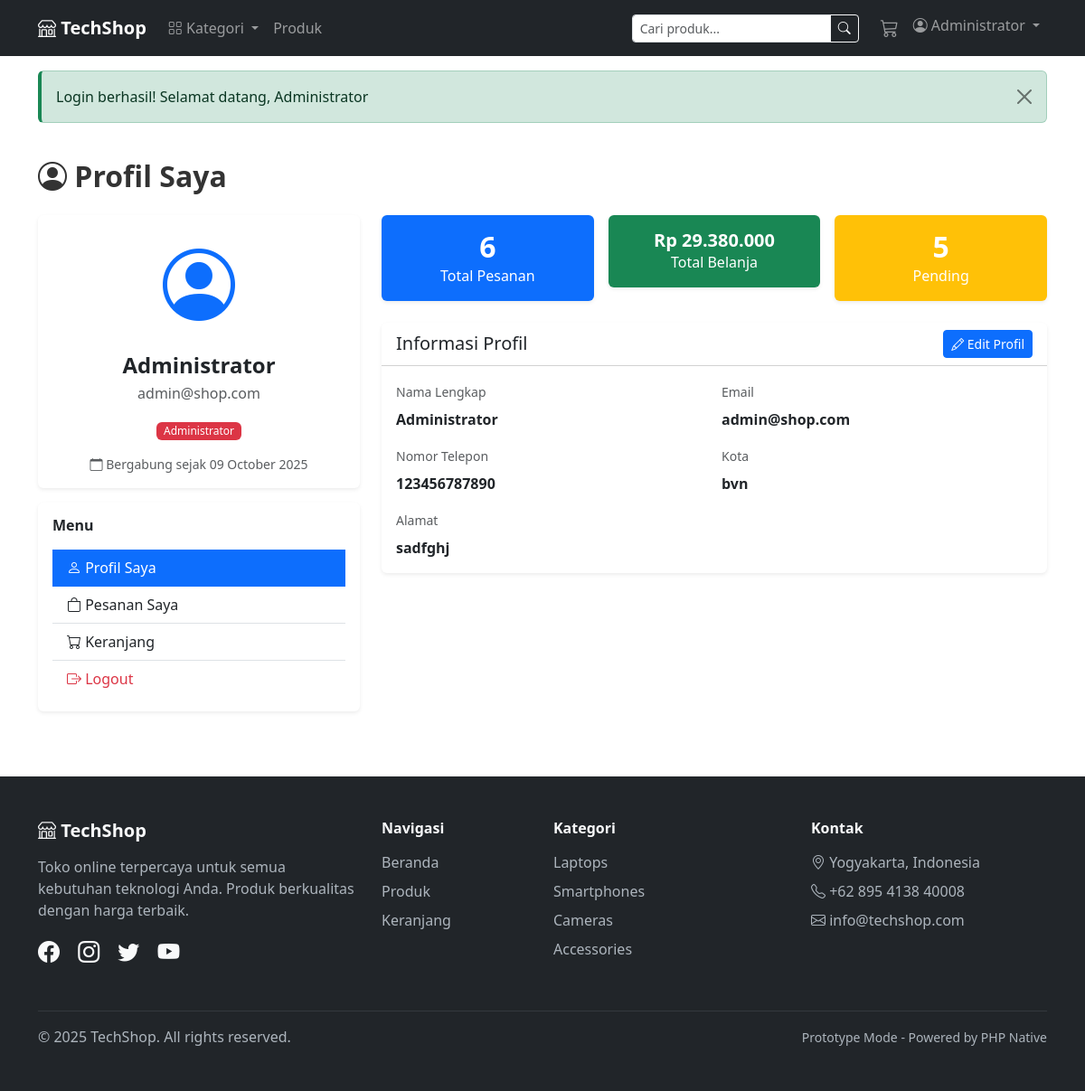
/user/index.php (signed in), run on the app's committed database.
### tables this page shows
CREATE TABLE `users` (
  `id` int(11) NOT NULL,
  `name` varchar(100) NOT NULL,
  `email` varchar(100) NOT NULL,
  `password` varchar(255) NOT NULL COMMENT 'Prototype: MD5 hash (HARUS MIGRASI ke password_hash)',
  `is_admin` tinyint(1) DEFAULT 0 COMMENT '0=Customer, 1=Admin',
  `created_at` timestamp NULL DEFAULT current_timestamp()
);

CREATE TABLE `user_info` (
  `id` int(11) NOT NULL,
  `user_id` int(11) NOT NULL,
  `first_name` varchar(100) DEFAULT NULL,
  `last_name` varchar(100) DEFAULT NULL,
  `address` text DEFAULT NULL,
  `phone` varchar(20) DEFAULT NULL,
  `city` varchar(100) DEFAULT NULL,
  `postal_code` varchar(10) DEFAULT NULL
);

### db.php (called while the page is built, shortened)
<?php
function clean($string) {
    return htmlspecialchars(trim($string), ENT_QUOTES, 'UTF-8');
}
?>

### config.php (called while the page is built, shortened)
<?php
function format_rupiah($number) {
    return "Rp " . number_format($number, 0, ',', '.');
}
?>

### user/index.php (the view, shortened to what this page needs)
<?php
require_once '../db.php';
require_once '../config.php';
$user_id = $_SESSION['user_id'];
$user_query = "SELECT u.*, ui.*
               FROM users u
               LEFT JOIN user_info ui ON u.id = ui.user_id
               WHERE u.id = $user_id";
$user_result = mysqli_query($conn, $user_query);
$user = mysqli_fetch_assoc($user_result);
$stats = [];
$orders_query = "SELECT COUNT(*) as total FROM orders WHERE user_id = $user_id";
$result = mysqli_query($conn, $orders_query);
$stats['orders'] = mysqli_fetch_assoc($result)['total'];
$spent_query = "SELECT SUM(total) as total FROM orders WHERE user_id = $user_id AND status != 'cancelled'";
$result = mysqli_query($conn, $spent_query);
$stats['spent'] = mysqli_fetch_assoc($result)['total'] ?? 0;
$pending_query = "SELECT COUNT(*) as total FROM orders WHERE user_id = $user_id AND status = 'pending'";
$result = mysqli_query($conn, $pending_query);
$stats['pending'] = mysqli_fetch_assoc($result)['total'];
include '../header.php';
?>
<div class="container py-4">
    <h2 class="fw-bold mb-4"><i class="bi bi-person-circle"></i> Profil Saya</h2>
    <div class="row g-4">
        <div class="col-lg-4">
            <div class="card border-0 shadow-sm">
                <div class="card-body text-center">
                    <div class="mb-3">
                        <i class="bi bi-person-circle text-primary" style="font-size: 5rem;"></i>
                    </div>
                    <h4 class="fw-bold mb-1"><?php echo clean($user['name']); ?></h4>
                    <p class="text-muted mb-3"><?php echo clean($user['email']); ?></p>
                    <?php if ($user['is_admin'] == 1): ?>
                        <span class="badge bg-danger mb-3">Administrator</span>
                    <?php else: ?>
                        <span class="badge bg-primary mb-3">Customer</span>
                    <?php endif; ?>
                    <p class="small text-muted mb-0">
                        <i class="bi bi-calendar"></i>
                        Bergabung sejak <?php echo date('d F Y', strtotime($user['created_at'])); ?>
                    </p>
                </div>
            </div>
            <div class="card border-0 shadow-sm mt-3">
                <div class="card-body">
                    <h6 class="fw-bold mb-3">Menu</h6>
                    <div class="list-group list-group-flush">
                        <a href="<?php echo BASE_URL; ?>/user/index.php" class="list-group-item list-group-item-action active">
                            <i class="bi bi-person"></i> Profil Saya
                        </a>
                        <a href="<?php echo BASE_URL; ?>/user/orders.php" class="list-group-item list-group-item-action">
                            <i class="bi bi-bag"></i> Pesanan Saya
                        </a>
                        <a href="<?php echo BASE_URL; ?>/cart.php" class="list-group-item list-group-item-action">
                            <i class="bi bi-cart"></i> Keranjang
                        </a>
                        <a href="<?php echo BASE_URL; ?>/logout.php" class="list-group-item list-group-item-action text-danger">
                            <i class="bi bi-box-arrow-right"></i> Logout
                        </a>
                    </div>
                </div>
            </div>
        </div>
        <div class="col-lg-8">
            <div class="row g-3 mb-4">
                <div class="col-md-4">
                    <div class="card border-0 shadow-sm bg-primary text-white">
                        <div class="card-body text-center">
                            <h2 class="fw-bold mb-0"><?php echo $stats['orders']; ?></h2>
                            <p class="mb-0">Total Pesanan</p>
                        </div>
                    </div>
                </div>
                <div class="col-md-4">
                    <div class="card border-0 shadow-sm bg-success text-white">
                        <div class="card-body text-center">
                            <h5 class="fw-bold mb-0"><?php echo format_rupiah($stats['spent']); ?></h5>
                            <p class="mb-0">Total Belanja</p>
                        </div>
                    </div>
                </div>
                <div class="col-md-4">
                    <div class="card border-0 shadow-sm bg-warning text-white">
                        <div class="card-body text-center">
                            <h2 class="fw-bold mb-0"><?php echo $stats['pending']; ?></h2>
                            <p class="mb-0">Pending</p>
                        </div>
                    </div>
                </div>
            </div>
            <div class="card border-0 shadow-sm">
                <div class="card-header bg-white">
                    <div class="d-flex justify-content-between align-items-center">
                        <h5 class="mb-0">Informasi Profil</h5>
                        <a href="<?php echo BASE_URL; ?>/user/profile.php" class="btn btn-sm btn-primary">
                            <i class="bi bi-pencil"></i> Edit Profil
                        </a>
                    </div>
                </div>
                <div class="card-body">
                    <div class="row g-3">
                        <div class="col-md-6">
                            <label class="form-label text-muted small">Nama Lengkap</label>
                            <p class="fw-bold mb-0"><?php echo clean($user['name']); ?></p>
                        </div>
                        <div class="col-md-6">
                            <label class="form-label text-muted small">Email</label>
                            <p class="fw-bold mb-0"><?php echo clean($user['email']); ?></p>
                        </div>
                        <div class="col-md-6">
                            <label class="form-label text-muted small">Nomor Telepon</label>
                            <p class="fw-bold mb-0"><?php echo !empty($user['phone']) ? clean($user['phone']) : '-'; ?></p>
                        </div>
                        <div class="col-md-6">
                            <label class="form-label text-muted small">Kota</label>
                            <p class="fw-bold mb-0"><?php echo !empty($user['city']) ? clean($user['city']) : '-'; ?></p>
                        </div>
                        <div class="col-12">
                            <label class="form-label text-muted small">Alamat</label>
                            <p class="fw-bold mb-0"><?php echo !empty($user['address']) ? nl2br(clean($user['address'])) : '-'; ?></p>
                        </div>
                    </div>
                </div>
            </div>
        </div>
    </div>
</div>
<?php include '../footer.php'; ?>

### css/style.css (style rules this page uses)
:root { --primary-color: #0d6efd; --secondary-color: #6c757d; --success-color: #198754; --danger-color: #dc3545; --warning-color: #ffc107; --info-color: #0dcaf0; --dark-color: #212529; --light-bg: #f8f9fa; }
body { font-family: 'Segoe UI', Tahoma, Geneva, Verdana, sans-serif; color: #333; }
.btn { transition: all 0.3s ease; }
.card { transition: box-shadow 0.3s ease; }
.badge { font-weight: 500; padding: 0.35em 0.65em; }

### data on the page
users: name "Administrator", email "admin@shop.com", created_at "09 October 2025"
user_info: phone "123456787890", city "bvn", address "sadfghj"

### other printed values
$_SESSION['user_name'] "Administrator"
$flash['message'] "Login berhasil! Selamat datang, Administrator"
$stats['orders'] "6"
format_rupiah($stats['spent']) "Rp 29.380.000"
$stats['pending'] "5"
